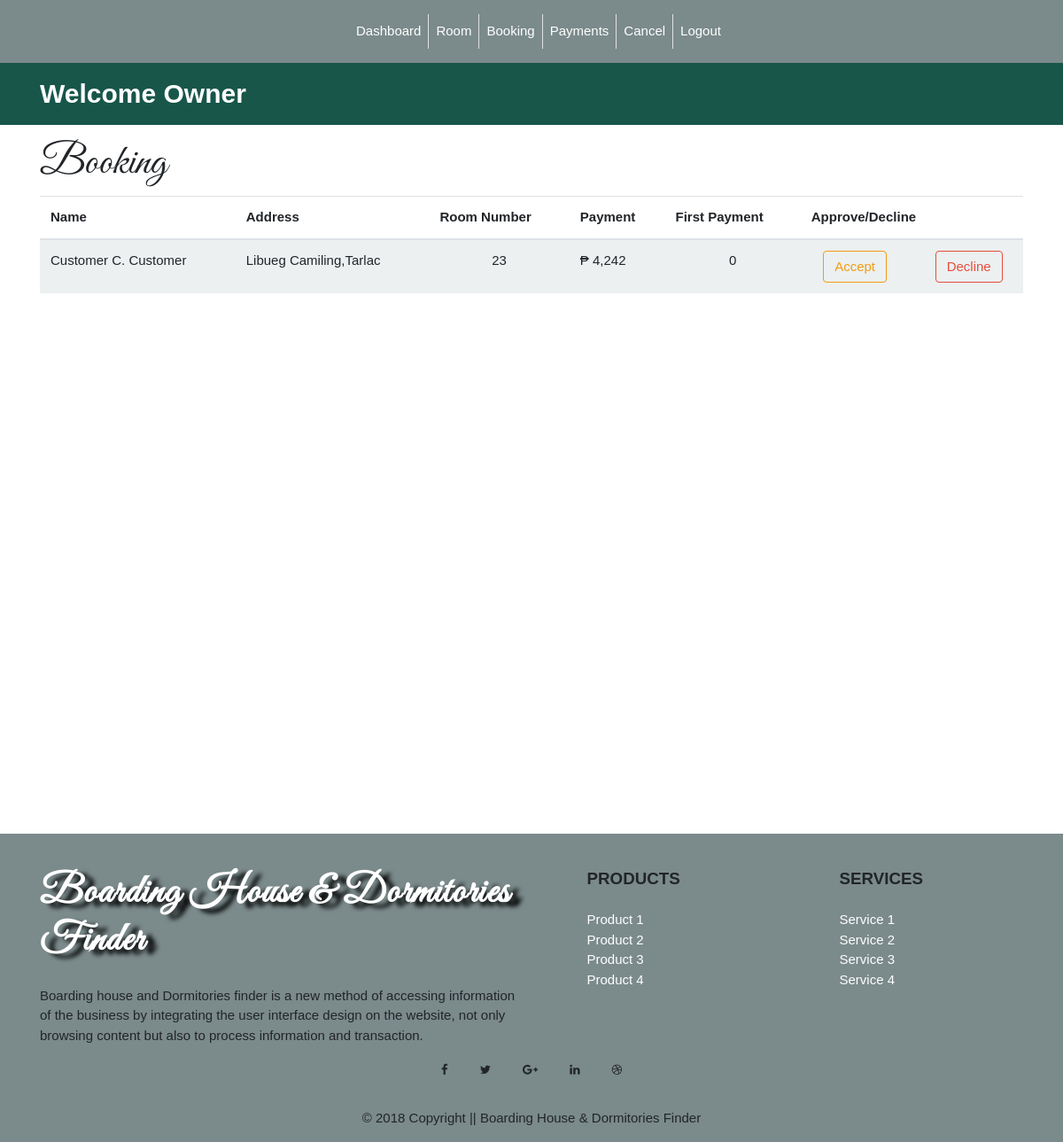
The app's page /landlord/booking.php (signed in), older data.
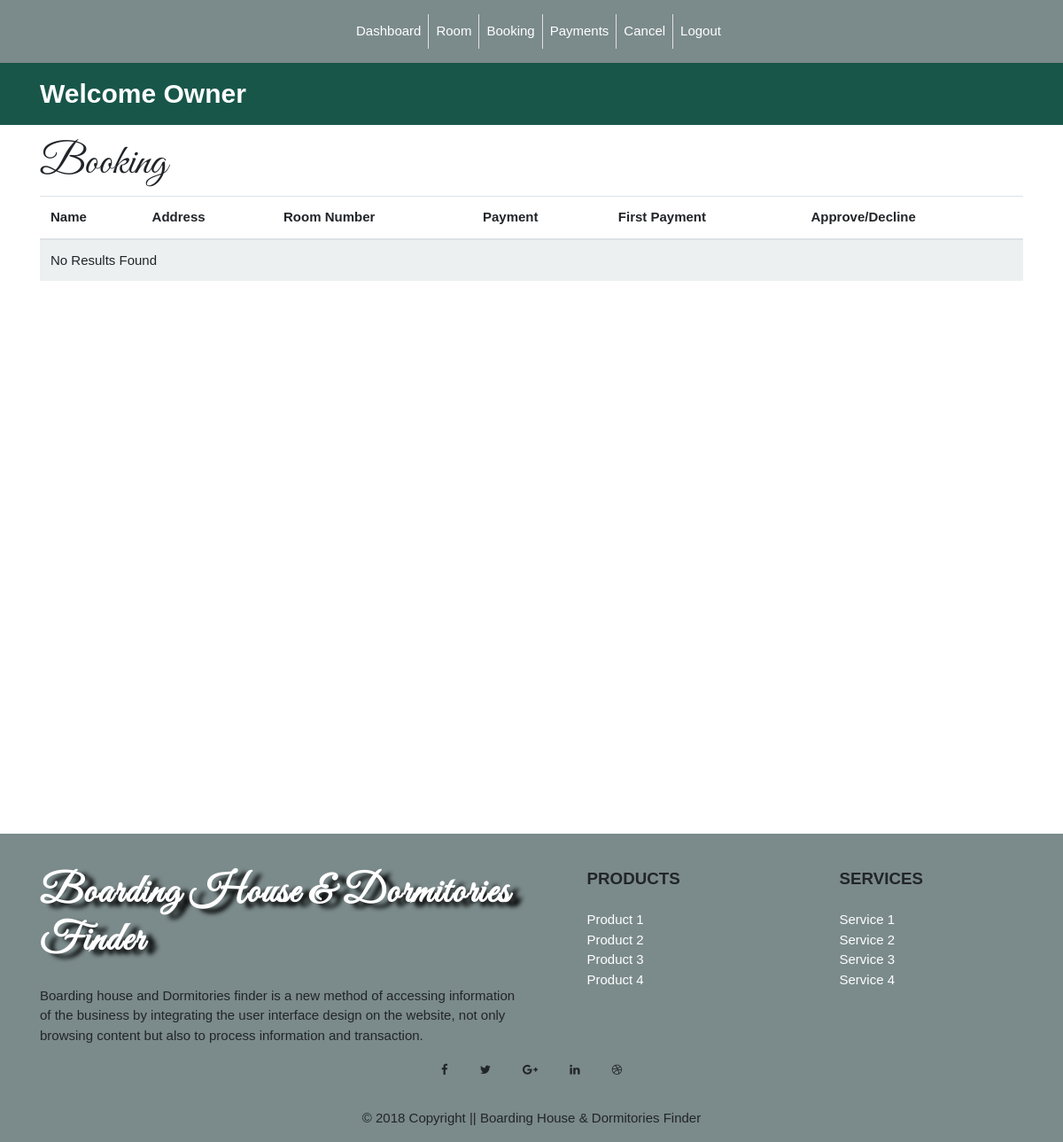
The same page, newer data.
### tables this page shows
CREATE TABLE IF NOT EXISTS `reservations` (
  `reservation_id` int(11) NOT NULL,
  `customer_id` int(11) NOT NULL,
  `owner_id` int(11) NOT NULL,
  `room_id` int(11) NOT NULL,
  `reservation_status` int(11) NOT NULL,
  `room_price` varchar(100) NOT NULL,
  `payment` varchar(255) NOT NULL,
  `update_reserve_date` varchar(255) NOT NULL,
  `reserve_date` varchar(255) NOT NULL
);

CREATE TABLE IF NOT EXISTS `users` (
  `id` int(11) NOT NULL,
  `role_id` int(11) NOT NULL,
  `status_id` int(11) NOT NULL,
  `user_fname` varchar(255) NOT NULL,
  `user_lname` varchar(255) DEFAULT NULL,
  `user_mname` varchar(10) NOT NULL,
  `user_address` varchar(255) NOT NULL,
  `user_gender` enum('m','f') NOT NULL,
  `user_birthdate` varchar(255) NOT NULL,
  `user_picture` varchar(255) NOT NULL,
  `user_email` varchar(255) NOT NULL,
  `user_phone_number` varchar(15) NOT NULL,
  `username` varchar(255) NOT NULL,
  `password` varchar(255) NOT NULL,
  `create_date` varchar(100) NOT NULL,
  `update_date` varchar(100) NOT NULL
);

CREATE TABLE IF NOT EXISTS `rooms` (
  `room_id` int(11) NOT NULL,
  `house_id` int(11) NOT NULL,
  `room_type` int(11) NOT NULL,
  `room_number` varchar(10) NOT NULL,
  `room_price` varchar(255) NOT NULL,
  `room_customer_no` int(11) NOT NULL,
  `availability` varchar(255) NOT NULL,
  `room_pic_1` varchar(255) NOT NULL,
  `room_pic_2` varchar(255) NOT NULL,
  `room_pic_3` varchar(255) NOT NULL,
  `room_pic_4` varchar(255) NOT NULL,
  `update_date` varchar(255) NOT NULL,
  `created_date` varchar(255) NOT NULL
);

### landlord/booking.php (the view, shortened to what this page needs)
<?php
	function display_content(){
		require "../condb.php";
		?>
		<div class="intro">
			<div class="container">
				<div class="title-intro">
					<h1>Booking</h1>
				</div>
				<div class="table-responsive-sm mt-2">
				<table class="table table-striped">
					<thead>
						<tr>
						<th>Name</th>
						<th>Address</th>
						<th>Room Number</th>
						<th>Payment</th>
						<th>First Payment</th>
						<th>Approve/Decline</th>
						</tr>
					</thead>
					<tbody>
						<?php
						$user = $_SESSION['user_id'];
						$sql1 = "SELECT * FROM reservations JOIN rooms ON (reservations.room_id = rooms.room_id) JOIN houses ON (rooms.house_id = houses.house_id) JOIN users ON (houses.user_id = users.id) WHERE owner_id = '$user' AND reservation_status = '3' ORDER BY update_reserve_date DESC";
						$results = mysqli_query($conn, $sql1);
						$count_row = mysqli_num_rows($results);
						if ($count_row > 0 ) {
						while ($row = mysqli_fetch_assoc($results)){
						extract($row)
						?>
						<tr>
							<td>
							<?php
							$user = "SELECT * FROM users WHERE id = '$customer_id'";
							$user_results = mysqli_query($conn, $user);
							$user_row = mysqli_fetch_assoc($user_results);
							extract($user_row);
							echo $user_fname,str_repeat('&nbsp;', 1),substr($user_mname, 0, 1).".".str_repeat('&nbsp;', 1),ucfirst($user_lname);
							?>
							</td>
							<td>
								<?php
								echo $user_address;
								?>
							</td>
							<td class="text-center">
								<?php
								$room = "SELECT room_number FROM rooms WHERE room_id = '$room_id'";
								$room_results = mysqli_query($conn, $room);
								$room_row = mysqli_fetch_assoc($room_results);
								extract($room_row);
								echo $room_number;
								?>
							</td>
							<td><span>&#8369</span>
								<?php
								echo number_format($room_price);
								?>
							</td>
							<td class="text-center">
								<?php
								echo number_format($payment);
								?>
							</td>
							<td>
								<div class="row">
									<div class="col-sm-6 text-center">
										<button class="btn btn-outline-warning approve_reservation_modal" data-id=<?php echo $reservation_id?> data-toggle="modal" data-target="#approve_reservation">Accept</button>
									</div>
									<div class="col-sm-6 text-center"><button class="btn btn-outline-danger decline_reservation_modal" data-id=<?php echo $reservation_id?> data-toggle="modal" data-target="#decline_reservation">Decline</button></div>
								</div>
							</td>
						</tr>
						<?php
						}
					}else{
						?>
						<tr>
						<td colspan="6"> No Results Found</td>
						</tr>
						<?php
						}
					?>
					</tbody>
				</table>
				</div>
			</div>
		</div>
		<?php
	}
	require "../template.php";
?>

Row changes from the older to the newer data that the page shows:
removed reservations: customer.user_fname "Customer", customer.user_mname "C", customer.user_lname "Customer", customer.user_address "Libueg Camiling,Tarlac", room.room_number "23", room.room_price "4,242", payment "0"
Text that changed along with them:
text now shown: "No Results Found"
